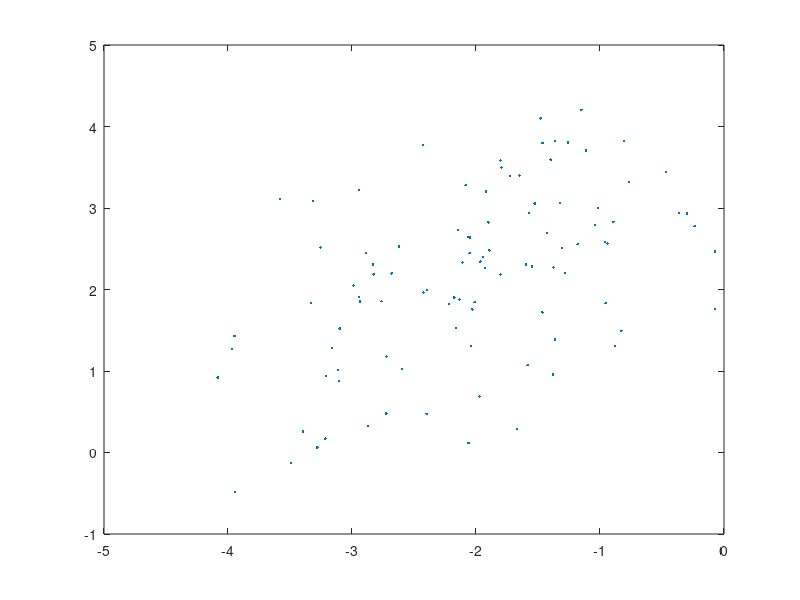

MATLAB code to generate this figure:
% First generate some 2-D multivariate normal
% random variables, with mean MU and 
% covariance SIGMA. This uses a Statistics
% Toolbox function.
n = 100;
mu = [-2, 2];
sigma = [1,.5;.5,1];
X = mvnrnd(mu,sigma,n);
plot(X(:,1),X(:,2),'.')